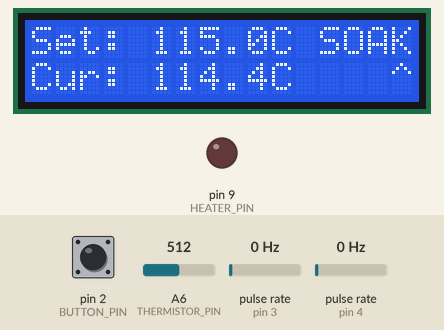
Recording of a program running on a simulated Arduino Nano, built with avr-gcc and run on an emulated ATmega328P. Shown: 16×2 character LCD, output pins drawn as LEDs (lit = HIGH). Wiring (inferred from the names in the program): 2 × pulse sensor: data pin 3 / data pin 4. Inputs (shaded band) come from the test bench; at power-on: pin 2 (BUTTON_PIN) HIGH, A6 (THERMISTOR_PIN) = 512, pulse rate (sensors on pin 3, pin 4) 0 Hz. What the program prints to the serial monitor is not drawn.

Above: at 1.4 s.
1.5 s: pin 2 (BUTTON_PIN) pulled LOW for 1 s
3.1 s: A6 (THERMISTOR_PIN) set to 716
At 5.6 s:
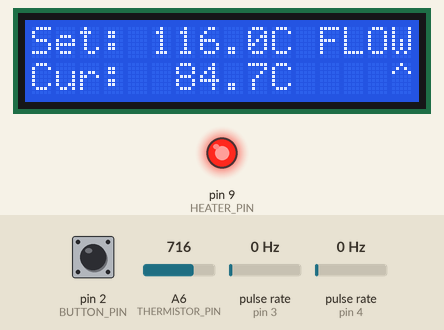
5.7 s: pin 2 (BUTTON_PIN) pulled LOW for 0.15 s
At 6.9 s:
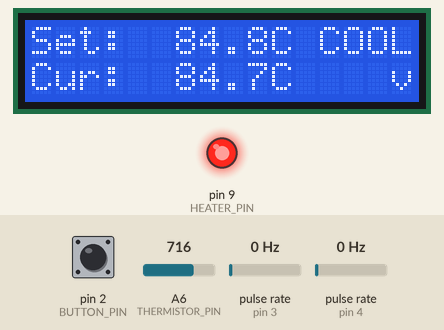
8.8 s: A6 (THERMISTOR_PIN) set to 511
At 11.2 s:
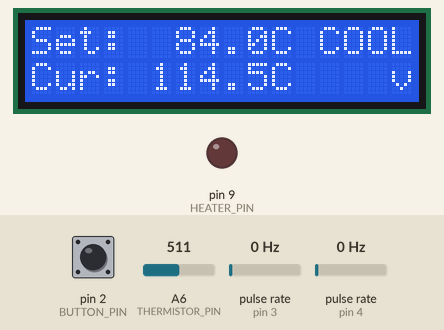
11.7 s: A6 (THERMISTOR_PIN) set to 240
At 14.2 s:
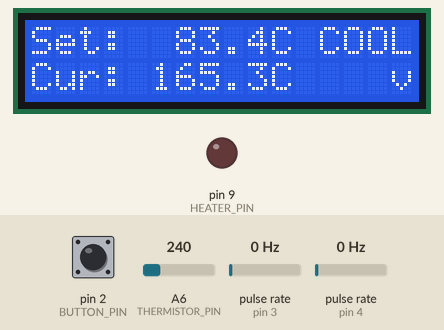
Timing chart, 0 to 14.4 s (numbered marks = the images above; inputs shaded):
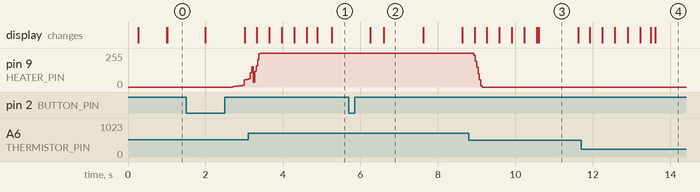

The program:

main.cpp
```cpp
//
// Created by DJ on 27/06/2024.
//

#if DEBUG
#include "app_api.h"
#include "avr8-stub.h"
#endif

#include "main.h"
#include "metric.h"
#include "pid.h"
#include "reflow_profile.h"

#include <Arduino.h>
#include <LiquidCrystal_I2C.h>
#include <RunningAverage.h>
#include <TaskScheduler.h>
#include <Wire.h>
#include <rotary.h>

// Next:
// - do task vars need to be volatile?
// - show time remaining/elapsed on display
// - led status indicator?
// Last:
// - watchdog check for thermal runaway

volatile unsigned long taskElapsed;

void soakTaskHandler();
void reflowTaskHandler();
void cooldownTaskHandler();

Scheduler scheduler;
Task soakTask(TASK_SECOND, TASK_FOREVER, soakTaskHandler);
Task reflowTask(TASK_SECOND, TASK_FOREVER, reflowTaskHandler);
Task cooldownTask(TASK_SECOND, TASK_FOREVER, cooldownTaskHandler);

LiquidCrystal_I2C lcd(I2C_ADDR, 16, 2);

// Global variables
volatile float setTemp = 0;

volatile unsigned int encoderValue;

Rotary encoder(ENCODER_PIN_CLK, ENCODER_PIN_DT);
RunningAverage temp(TEMP_SAMPLES);
State currentState = IDLE;

State advanceState(const State _state) {
  switch (_state) {
    case IDLE:
      return SOAK;

    case SOAK:
      return REFLOW;

    case REFLOW:
      return COOLDOWN;

    case COOLDOWN:
    default:
      return IDLE;
  }
}

/**
 * Handler for pin change interrupts for D0 to D7
 */
ISR(PCINT2_vect) {
  // Holds the pin states from the last interrupt
  static uint8_t prevPINDState = 0b00000000;
  static unsigned long last_exec = 0;

  if ((millis() - last_exec) < 1) { // debounce
    return;
  }

  last_exec = millis();

  const uint8_t changedBits = PIND ^ prevPINDState; // XOR to find changed bits
  prevPINDState = PIND; // Update for next time

  // D3 and/or D4 (PCINT19 and PCINT20) have changed
  if (changedBits & (bit(PCINT19) | bit(PCINT20))) {
    checkEncoder();
  }

} // end of PCINT2_vect

/**
 * Configures the PWM timer for the given pin to Fast 8-bit PWM (Mode 5 for Timer 1, Mode 3 for Timer 0 and Timer 2)
 * and configures the clock-select to no prescaler by setting CSn2:0 to "001".
 */
bool configurePwmPrescaler(uint8_t pin) {
  switch (digitalPinToTimer(pin)) {
    case TIMER0A:
    case TIMER0B:
      // Set Fast PWM mode, 8-bit for Timer 0 (Mode 3)
      TCCR0A = (TCCR0A & 0b11111100) | bit(WGM00) | bit(WGM01); // WGM01:0 = 11
      TCCR0B = (TCCR0B & 0b11111000) | bit(CS00); // CS02:0 = 001
      break;
    case TIMER1A:
    case TIMER1B:
      // Set Fast PWM mode, 8-bit for Timer 1 (Mode 5)
      TCCR1A = (TCCR1A & 0b11111100) | bit(WGM10); // WGM11:10 = 01
      TCCR1B = (TCCR1B & 0b11101000) | bit(WGM12) | bit(CS10); // WGM13:12 = 01, CS12:0 = 001
      break;
    case TIMER2A:
    case TIMER2B:
      // Set Fast PWM mode, 8-bit for Timer 2 (Mode 3)
      TCCR2A = (TCCR2A & 0b11111100) | bit(WGM20) | bit(WGM21); // WGM21:0 = 11
      TCCR2B = (TCCR2B & 0b11111000) | bit(CS20); // CS22:0 = 001
      break;
    case NOT_ON_TIMER:
    default:
      // If the pin is not on a timer, return false
      return false;
  }

  return true;
} // end of configurePwmPrescaler

void startLcd() {
  lcd.begin(16, 2);
  lcd.clear();
  lcd.backlight();
}

void setup() {
#if DEBUG
  debug_init();
#elif SERIAL_TELEMETRY
  Serial.begin(115200); // Initialize serial communication
#endif

  pinMode(HEATER_PIN, OUTPUT);
  digitalWrite(HEATER_PIN, LOW);
  pinMode(BUTTON_PIN, INPUT);
  pinMode(THERMISTOR_PIN, INPUT);
  // handled by Rotary.cpp already
  pinMode(ENCODER_PIN_CLK, INPUT);
  pinMode(ENCODER_PIN_DT, INPUT);

  Wire.begin(); // Initialize I2C communication
  delay(100); // Wait for things to settle
  startLcd();

  if (!configurePwmPrescaler(HEATER_PIN)) {
    // Error handling if the pin does not support PWM

    lcd.setCursor(0, 0);
    lcd.print("*BAD HEATER PIN*");
    lcd.setCursor(0, 1);
    char errDetail[32] = {};
    int errLen = sprintf(errDetail, "Pin %d has no PWM support", HEATER_PIN);
    lcd.print(errDetail);
    while (true) {
      delay(300);
      lcd.scrollDisplayLeft();
    }
  }

  encoderValue = static_cast<int>(setTemp);

  enablePinChangeInterrupt(ENCODER_PIN_CLK);
  enablePinChangeInterrupt(ENCODER_PIN_DT);

  printDisplayFurniture();

  temp.fillValue(readTemperature(), TEMP_SAMPLES);
  scheduler.addTask(soakTask);
  scheduler.addTask(reflowTask);
  scheduler.addTask(cooldownTask);
  scheduler.disableAll();
  scheduler.enable();
}

void loop() {
  // encoderValue = constrain(encoderValue, 0, 300);
  // if (encoderValue != setTemp) {
  //   setTemp = encoderValue;
  // }

  if (getButtonState() == LONG_PRESS) {
    currentState = advanceState(currentState);
  }

  // Set the active task based on the current state
  switch (currentState) {

    case SOAK:
      if (reflowTask.isEnabled()) reflowTask.disable();
      if (cooldownTask.isEnabled()) cooldownTask.disable();
      if (!soakTask.enableIfNot()) {
        setTemp = min(round(temp.getFastAverage()), PROFILE_SOAK_TEMP);
      }
      break;

    case REFLOW:
      if (soakTask.isEnabled()) soakTask.disable();
      if (cooldownTask.isEnabled()) cooldownTask.disable();
      if (!reflowTask.enableIfNot()) {
        setTemp = min(round(temp.getFastAverage()), PROFILE_REFLOW_TEMP);
      }
      break;

    case COOLDOWN:
      if (soakTask.isEnabled()) soakTask.disable();
      if (reflowTask.isEnabled()) reflowTask.disable();
      if (!cooldownTask.enableIfNot()) {
        setTemp = max(round(temp.getFastAverage()), PROFILE_COOLDOWN_TEMP);
      }

    case IDLE:
    default:
      break;
  }

  // Run the scheduler task(s)
  scheduler.execute();

  // Update the heater output
  if (currentState != IDLE) {
    analogWrite(HEATER_PIN, calculatePID(setTemp, temp.getFastAverage()));
  } else {
    scheduler.disableAll();
    digitalWrite(HEATER_PIN, LOW);
  }

  // Update the temperature buffer
  temp.addValue(readTemperature());

  // Update the LCD display
  updateDisplay();

  // Telemetry
  _PM(Metric("target", setTemp));
  _PM(Metric("temp", temp.getFastAverage()));

  // delay(10);
}

/**
 * TEMP
 */

float readTemperature() {
  const int adcValue = analogRead(THERMISTOR_PIN); // Read the analog value
  const float resistance = SERIES_RESISTOR / (1023.0 / adcValue - 1); // Calculate resistance

  // Calculate temperature using the Steinhart-Hart equation
  float steinhart = resistance / THERMISTOR_NOMINAL; // (R/Ro)
  steinhart = log(steinhart); // ln(R/Ro)   NOLINT(*-narrowing-conversions, *-type-promotion-in-math-fn)
  steinhart /= B_COEFFICIENT; // 1/B * ln(R/Ro)
  steinhart += 1.0f / (TEMPERATURE_NOMINAL + 273.15f); // + (1/To)
  steinhart = 1.0f / steinhart; // Invert
  steinhart -= 273.15f; // Convert to Celsius

  return steinhart;
}

/**
 * LCD DISPLAY
 */

/**
 * Starts the display and prints the static portions
 */
void printDisplayFurniture() {
  startLcd();

  lcd.setCursor(0, 0);
  lcd.print("Set:");
  lcd.setCursor(0, 1);
  lcd.print("Cur:");
} // end of initDisplay

/**
 * Update the display based on the current state
 */
void updateDisplay() {
  static float lastSetTemp, lastTemp;
  const float currentTemp = temp.getFastAverage();

  // Set the cursor position to print the set temperature
  lcd.setCursor(5, 0);
  if (currentState == SOAK || currentState == REFLOW || currentState == COOLDOWN) {
    if (lastSetTemp != setTemp) {
      constexpr size_t tempBuffSize = 8;
      char tempBuff[tempBuffSize] = {};
      lastSetTemp = setTemp;
      dtostrf(lastSetTemp, 5, 1, tempBuff); // convert to xxx.yy string

      lcd.print(tempBuff);
      lcd.print("C");
    }
  } else {
    lcd.print("---.-C");
  }

  if (lastTemp != currentTemp) {
    lastTemp = currentTemp;
    constexpr size_t tempBuffSize = 8;
    char tempBuff[tempBuffSize] = {};
    dtostrf(lastTemp, 5, 1, tempBuff); // convert to xxx.yy string

    lcd.setCursor(5, 1);
    lcd.print(tempBuff);
    lcd.print("C");
  }

  lcd.setCursor(12, 0);
  char stateStr[5] = {};
  switch (currentState) {
    case IDLE:
      strcpy(stateStr, "IDLE");
      break;
    case SOAK:
      strcpy(stateStr, "SOAK");
      break;
    case REFLOW:
      strcpy(stateStr, "FLOW");
      break;
    case COOLDOWN:
      strcpy(stateStr, "COOL");
      break;
    default:
      strcpy(stateStr, "UHOH");
      break;
  }
  lcd.print(stateStr);

  lcd.setCursor(12, 1);
  if (currentState == SOAK || currentState == REFLOW) {
    if (taskElapsed > 0) {
      uint8_t mins = taskElapsed / 60;
      uint8_t secs = taskElapsed % 60;
      lcd.print(mins);
      lcd.print(":");
      if (secs < 10) {
        lcd.print("0");
      }
      lcd.print(secs);
    } else {
      lcd.print("   ^");
    }
  } else if (currentState == COOLDOWN) {
    lcd.print("   v");
  } else {
    lcd.print("    ");
  }
} // end of updateDisplay

/**
 * Updates the Encoder state machine and checks for rotation events
 */
void checkEncoder() {
  const uint8_t encoderState = encoder.process();
  if (encoderState == DIR_CW && encoderValue < TEMP_MAX) {
    encoderValue++;
  } else if (encoderState == DIR_CCW && encoderValue > TEMP_MIN) {
    encoderValue--;
  }
} // end of checkEncoder

void enablePinChangeInterrupt(const uint8_t pin) {
  // uint8_t port = digitalPinToPort(pin);
  volatile uint8_t *pcmsk = digitalPinToPCMSK(pin);
  const uint8_t PCICRbit = digitalPinToPCICRbit(pin);
  const uint8_t PCMSKbit = digitalPinToPCMSKbit(pin);

  // Enable the pin change interrupt for the specific pin
  *pcmsk |= bit(PCMSKbit);

  // Clear any outstanding interrupts
  PCIFR |= bit(PCICRbit);

  // Enable pin change interrupts for the port
  PCICR |= bit(PCICRbit);
}

/**
 * Returns the state of the button or button presses
 */
ButtonResult getButtonState() {
  // If pressStart > 0 the button was released since the last check
  static unsigned long buttonPressStart = 0, timeHeld = 0;
  static bool newPress = true;

  const unsigned long now = millis();
  ButtonResult result = RELEASED;

  if (digitalRead(BUTTON_PIN)) { // button held
    if (buttonPressStart == 0) { // is this the start of the press?
      buttonPressStart = now;
    }

    timeHeld = now - buttonPressStart; // Update time held

    if (timeHeld >= BUTTON_LONG_PRESS_MILLIS &&
      newPress) { // long-press acheivement unlocked!
      result = LONG_PRESS;
      newPress = false;
    } else if (timeHeld >=
      BUTTON_SHORT_PRESS_MILLIS) { // basically a debounce...
      result = HELD;
    }

  } else { // button released
    result = (timeHeld >= BUTTON_SHORT_PRESS_MILLIS && newPress)
        ? SHORT_PRESS
        : RELEASED;

    // Start a new press sequence
    timeHeld = 0;
    buttonPressStart = 0;
    newPress = true;
  }

  // Telemetry
  _PM(Metric("button.pressStart", buttonPressStart));
  _PM(Metric("button.newPress", newPress));
  _PM(Metric("button.timeHeld", timeHeld));
  _PM(Metric("button.result", result));

  return result;
} // end of getButtonState

/**
 * REFLOW PROFILE TASKS
 */
void soakTaskHandler() {
  if (soakTask.isFirstIteration()) {
    taskElapsed = 0;
  }
  if (setTemp < PROFILE_SOAK_TEMP) { // ramp-up to soak temp
    setTemp += PROFILE_SOAK_RAMP_RATE;
  } else { // hold soak temp for PROFILE_SOAK_DURATION
    if (++taskElapsed >= PROFILE_SOAK_DURATION) {
      currentState = advanceState(currentState);
    }
  }
}

void reflowTaskHandler() {
  if (reflowTask.isFirstIteration()) {
    taskElapsed = 0;
  }

  if (setTemp < PROFILE_REFLOW_TEMP) { // ramp-up to soak temp
    setTemp = min((setTemp + PROFILE_REFLOW_RAMP_RATE), PROFILE_REFLOW_TEMP);
  } else { // hold soak temp for PROFILE_SOAK_DURATION
    if (++taskElapsed >= PROFILE_REFLOW_DURATION) {
      currentState = advanceState(currentState);
    }
  }
}
void cooldownTaskHandler() {
  if (cooldownTask.isFirstIteration()) {
    taskElapsed = 0;
  }
  if (setTemp > PROFILE_COOLDOWN_TEMP) { // ramp-up to soak temp
    setTemp = max(setTemp - PROFILE_COOLDOWN_RAMP_RATE, PROFILE_COOLDOWN_TEMP);
  } else if (temp.getFastAverage() <= PROFILE_COOLDOWN_TEMP) { // hold soak temp for PROFILE_SOAK_DURATION
    currentState = advanceState(currentState);
  }
  ++taskElapsed;
}
```

main.h
```cpp
#ifndef HOTPLATE_RESCUE_MAIN_H
#define HOTPLATE_RESCUE_MAIN_H

#include <Arduino.h>

// Telemetry
#ifndef SERIAL_TELEMETRY
#define SERIAL_TELEMETRY 0
#endif // SERIAL_TELEMETRY

// Pin definitions
#define HEATER_PIN 9
#define THERMISTOR_PIN A6
#define BUTTON_PIN 2
#define ENCODER_PIN_CLK 3
#define ENCODER_PIN_DT 4

// LCD setup
#define I2C_ADDR 0x3F // Freenove 16x2 LCD

// Thermistor constants
#define THERMISTOR_NOMINAL (100000) // 100k
#define TEMPERATURE_NOMINAL (25)
#define B_COEFFICIENT (3950)
#define SERIES_RESISTOR (4700) // 10k
#define TEMP_SAMPLES 50 // number of samples to average
#define TEMP_MAX (250)
#define TEMP_MIN (25)

/**
 * STATE MACHINE
 */
enum State {
  IDLE,
  SOAK,
  REFLOW,
  COOLDOWN,
};
State advanceState(State _state);

/**
 * BUTTON
 */
// Minimum time the button must be held for press to register
#define BUTTON_SHORT_PRESS_MILLIS 50
#define BUTTON_LONG_PRESS_MILLIS 700

enum ButtonResult {
  RELEASED = 0b00, // button is not being held, no new presses seen
  HELD = 0b01, // button is being held down, but not long enough to register a press
  SHORT_PRESS = 0b10, // button was short-pressed and released
  LONG_PRESS = 0b11, // button was long-pressed (may still be held)
};

ButtonResult getButtonState();

void enablePinChangeInterrupt(uint8_t pin);
void checkEncoder();
float readTemperature();

/**
 * DISPLAY
 */
void printDisplayFurniture();
void updateDisplay();

#endif //HOTPLATE_RESCUE_MAIN_H
```

metric.h
```cpp
#ifndef HOTPLATE_RESCUE_METRIC_H
#define HOTPLATE_RESCUE_METRIC_H

#include "main.h"
#include <Arduino.h>

struct Metric {
  String name;
  enum ValueType { INT, LONG, DOUBLE, FLOAT, UINT, ULONG, BOOL, INVALID } type;
  union {
    int intValue;
    long longValue;
    double doubleValue;
    float floatValue;
    unsigned int uintValue;
    unsigned long ulongValue;
    bool boolValue;
  } value;

  // Constructor for int
  Metric(const String &n, int v) : name(n), type(INT) { value.intValue = v; }

  // Constructor for long
  Metric(const String &n, long v) : name(n), type(LONG) { value.longValue = v; }

  // Constructor for double
  Metric(const String &n, double v) : name(n), type(DOUBLE) {
    value.doubleValue = v;
  }

  // Constructor for float
  Metric(const String &n, float v) : name(n), type(FLOAT) {
    value.floatValue = v;
  }

  // Constructor for unsigned int
  Metric(const String &n, unsigned int v) : name(n), type(UINT) {
    value.uintValue = v;
  }

  // Constructor for unsigned long
  Metric(const String &n, unsigned long v) : name(n), type(ULONG) {
    value.ulongValue = v;
  }

  // Constructor for unsigned long
  Metric(const String &n, bool v) : name(n), type(BOOL) { value.boolValue = v; }
};

// Print a telemetry metric (teleplot format)
inline void _PM(Metric metric) {
#if SERIAL_TELEMETRY
#define SERIAL_D Serial
  SERIAL_D.print(">");
  SERIAL_D.print(metric.name);
  SERIAL_D.print(":");
  switch (metric.type) {
  case Metric::INT:
    SERIAL_D.println(metric.value.intValue);
    break;
  case Metric::LONG:
    SERIAL_D.println(metric.value.longValue);
    break;
  case Metric::DOUBLE:
    SERIAL_D.println(metric.value.doubleValue);
    break;
  case Metric::FLOAT:
    SERIAL_D.println(metric.value.floatValue);
    break;
  case Metric::UINT:
    SERIAL_D.println(metric.value.uintValue);
    break;
  case Metric::ULONG:
    SERIAL_D.println(metric.value.ulongValue);
    break;
  default:
    SERIAL_D.println("Invalid Type");
  }
#endif
}

#endif // HOTPLATE_RESCUE_METRIC_H
```

pid.h
```cpp
#ifndef HOTPLATE_RESCUE_PID_H
#define HOTPLATE_RESCUE_PID_H

#include <Arduino.h>

// PID constants
#define Kp (40.00f)
#define Ki (10.00f)
#define Kd (120.00f)

// Maximum integral term
#define INTEGRAL_CAP (200.0f)

// Maximum PWM duty cycle (0-255)
#define PWM_MAX (255.0f)
uint8_t calculatePID(float setpoint, float input);

#endif // HOTPLATE_RESCUE_PID_H
```

reflow_profile.h
```cpp
/**
 * Defines the parameters of the reflow profile to follow
 */
#ifndef HOTPLATE_RESCUE_REFLOW_PROFILE_H
#define HOTPLATE_RESCUE_REFLOW_PROFILE_H

// Target temps in celsius
#define PROFILE_SOAK_TEMP (130.00f)
#define PROFILE_REFLOW_TEMP (200.00f)
#define PROFILE_COOLDOWN_TEMP (50.00f)

// Time temp held once target is reached (in seconds)
#define PROFILE_SOAK_DURATION (150) // 2 min
#define PROFILE_REFLOW_DURATION (90) // 1 min

// Degrees per sec to ramp to the target temperature
#define PROFILE_SOAK_RAMP_RATE (1.0f)
#define PROFILE_REFLOW_RAMP_RATE (1.0f)
#define PROFILE_COOLDOWN_RAMP_RATE (0.2f)

#endif // HOTPLATE_RESCUE_REFLOW_PROFILE_H
```

Source omitted: pid.cpp (2235 bytes)

Measured:
- after the input at 5.7 s, the display: first differs from a run without the input after 0.90 s (image 2)
- what the display in image 3 shows lasts 1.0 s, from 10.6 s to 11.6 s
